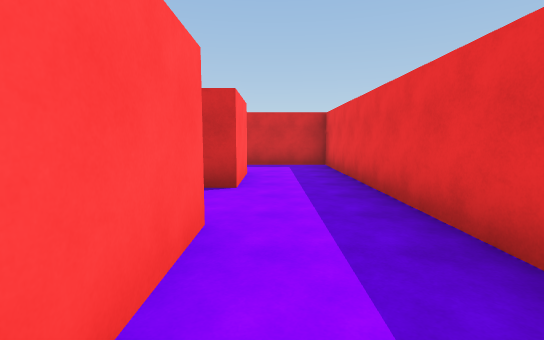
view 1 (above)

24 first-person views from a walk through a Unity game level. The camera is 1.5 m above the floor, tilts 6° down and sees 85° across. The floor is counted in squares, 2 m on a side. Each view is taken from the middle of a square. On the plan, view 1 faces up. The plan holds only what a view shows up to about 10 squares ahead; the rest is blank. The place goes on beyond the plan.

view 2
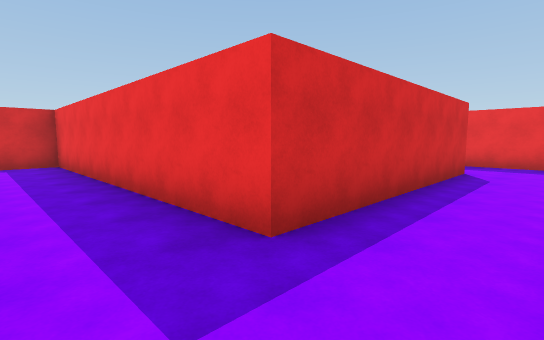

view 3
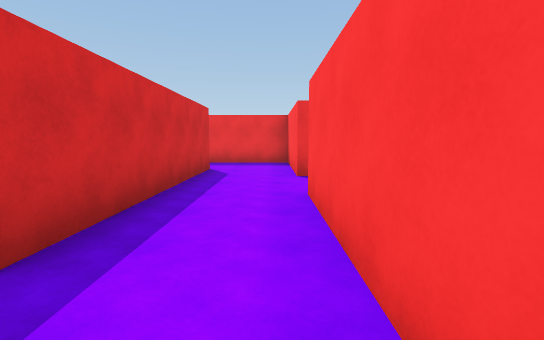

view 4
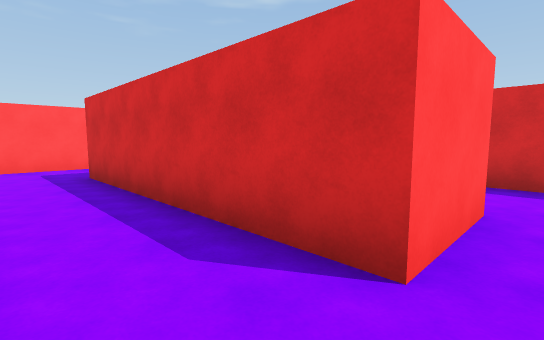

view 5
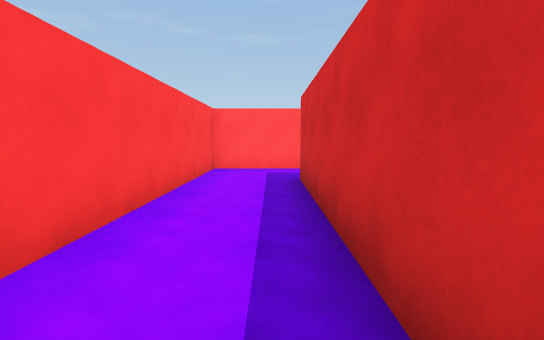

view 6
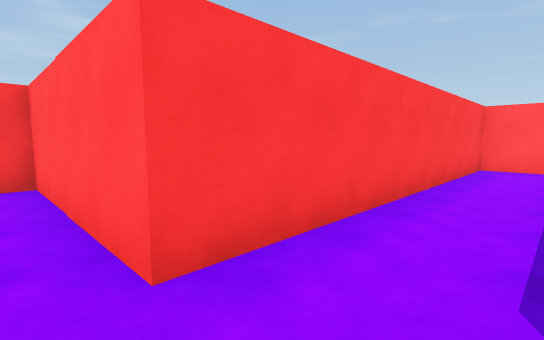

view 7
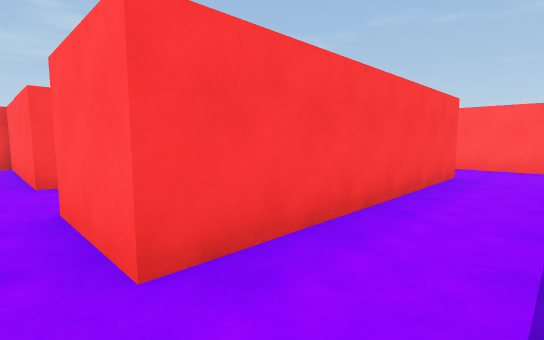

view 8
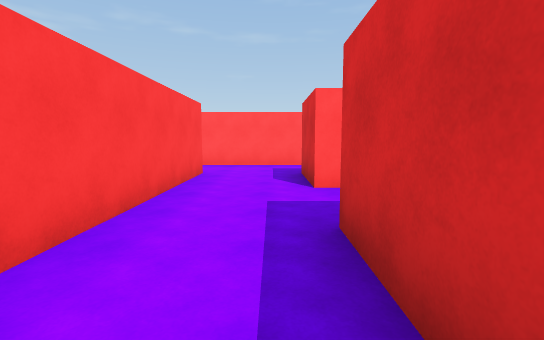

view 9
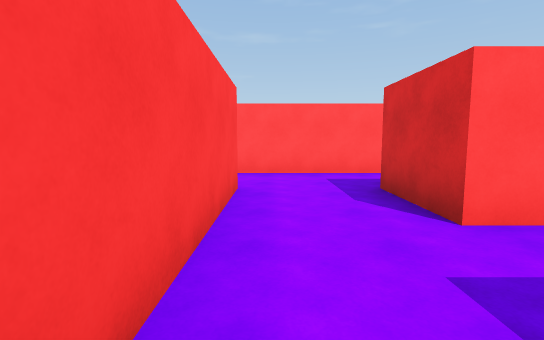

view 10
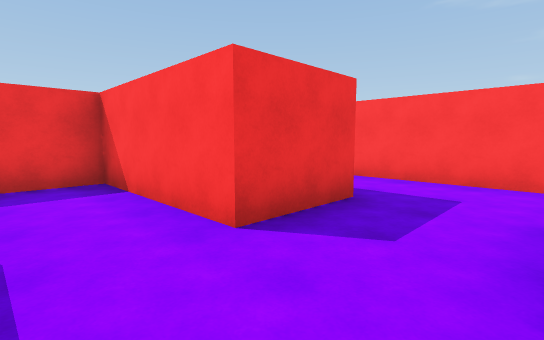

view 11
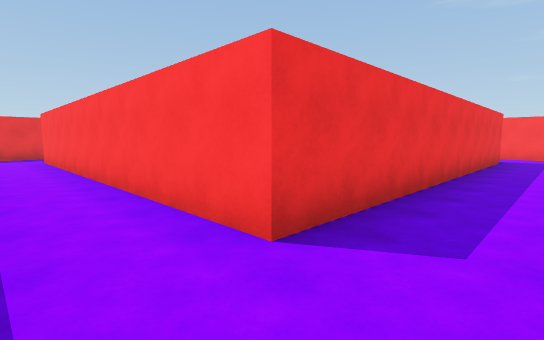

view 12
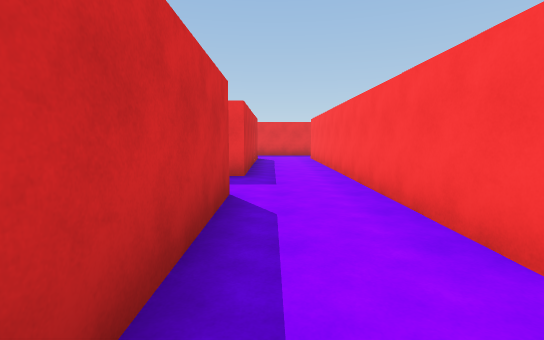

view 13
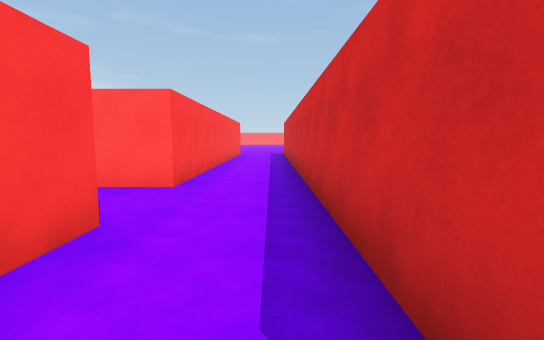

view 14
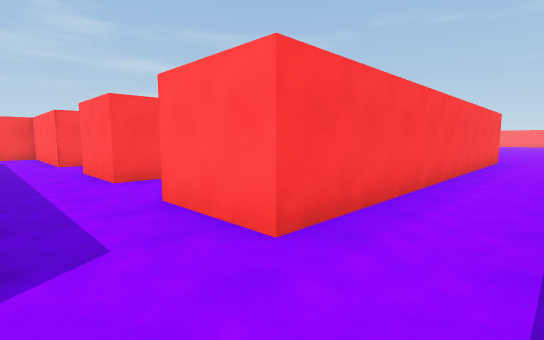

view 15
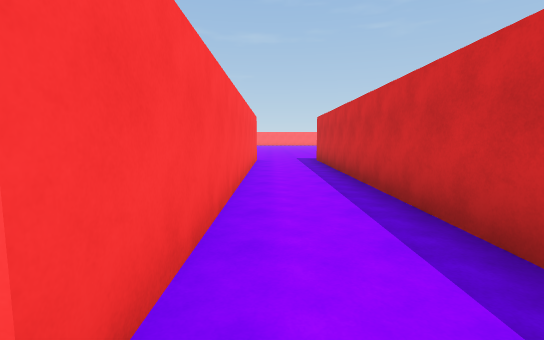

view 16
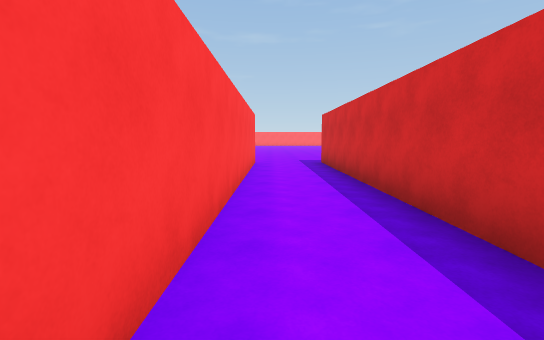

view 17
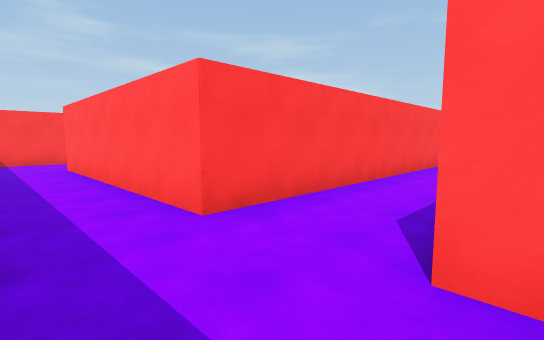

view 18
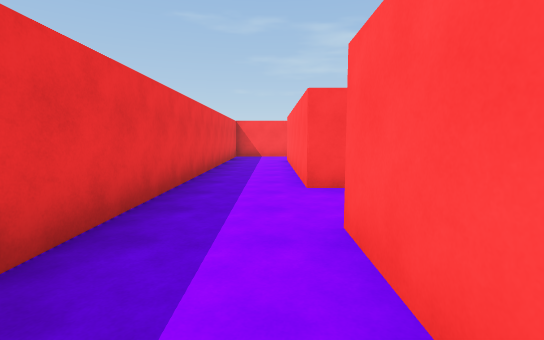

view 19
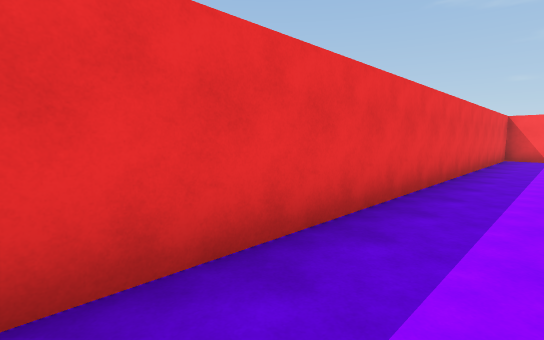

view 20
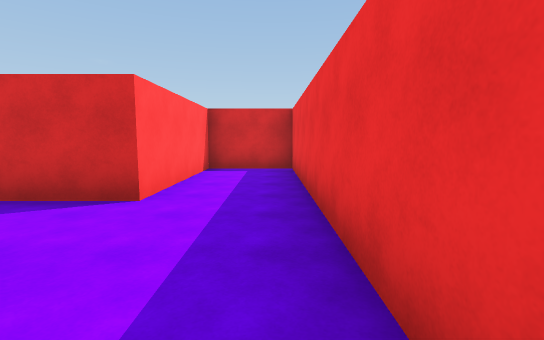

view 21
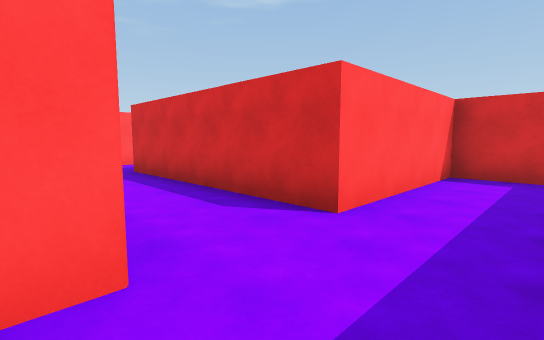

view 22
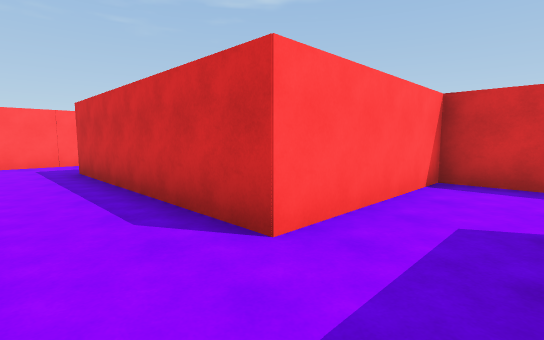

view 23
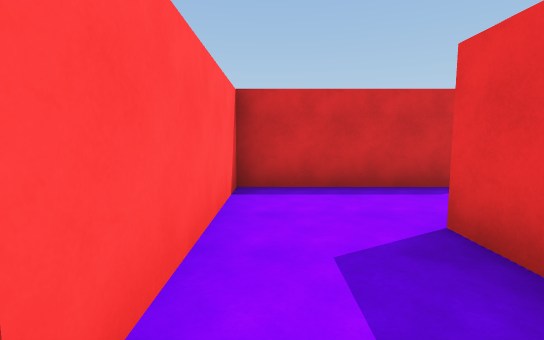

view 24
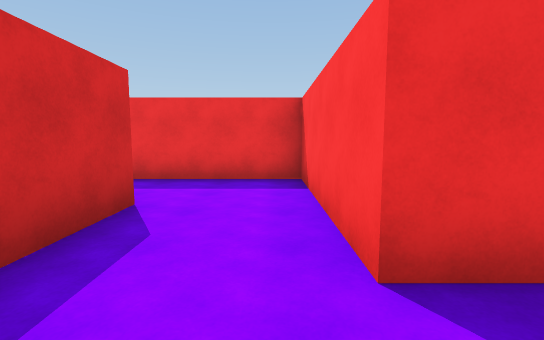

### Floor plan
Points are (right, up) in squares from view 1. A wall is a line through its corners. A room is listed if a view was taken in it or the views show most of it. See-through windows are left out.
Room 1 (views 1, 2, 3, 10)
walls: (4, -2.6) (4, -3.1); (5.9, -3.4) (5.9, -1.5) (7.6, -1.5); (7.4, 0.6) (1.6, 0.6); (-0.6, 0.5) (-0.6, -1.5) (4, -1.5)
ways out: opening at (0.5, 1.5) to room 2; opening at (5, -2.5) to room 4; opening at (6.5, -0.5) to room 5
Room 2 (views 4, 5, 6)
walls: (-0.6, 6.5) (-0.6, 4.5) (-6.5, 4.5); (1.6, 0.6) (1.6, 6.6); (-8.5, 6.5) (-8.5, 2.5) (-0.6, 2.5) (-0.6, 0.5)
ways out: opening at (0.5, 1.5) to room 1; opening at (-7.5, 5.5) to room 3; opening at (0.5, 5.5) to room 3
Room 3 (views 7, 8, 9)
walls: (-4.5, 9.4) (-4.5, 8.6) (-6.5, 8.6); (-6.5, 6.5) (-0.6, 6.5); (-8.5, 9.5) (-8.5, 6.5); (1.6, 6.6) (1.6, 8.6) (-2.5, 8.6)
ways out: opening at (-7.5, 5.5) to room 2; opening at (0.5, 5.5) to room 2
Room 4 (views 11, 12, 13, 14, 15, 16, 17, 18, 19, 20, 21)
walls: (4, -3.4) (-10.5, -3.4); (1.6, -5.5) (11.4, -5.5) (11.4, -11.5); (11, -13.6) (13.5, -13.6) (13.5, 0.6) (11.4, 0.6) (11.4, -3.4) (5.9, -3.4); (-10.5, -5.5) (-0.6, -5.5)
ways out: opening at (5, -2.5) to room 1; opening at (0.5, -6.5); opening at (10.5, -12.5)
Room 5 (views 22, 23)
walls: (7.4, 2.5) (7.4, 0.6); (7.6, -1.5) (9.5, -1.5) (9.5, 2.5)
ways out: opening at (6.5, -0.5) to room 1; opening at (8.5, 1.5) to room 6
Room 6 (view 24)
walls: (9.5, 2.5) (11.5, 2.5); (11.4, 4.5) (7.4, 4.5) (7.4, 2.5)
ways out: opening at (8.5, 1.5) to room 5; opening at (10.5, 3.5) to room 7
Room 7 (no view inside)
walls: (11.5, 2.5) (13.5, 2.5) (13.5, 4.4)
ways out: opening at (10.5, 3.5) to room 6; opening at (12.5, 5.5)

Positions as (right, up) in squares from view 1, and headings:
1: (0, 0), facing up
2: (0, -1), facing up-right
3: (0, -1), facing right
4: (0, 3), facing up-left
5: (-1, 4), facing left
6: (0, 4), facing down-left
7: (0, 8), facing down-left
8: (0, 8), facing left
9: (-2, 7), facing left
10: (4, 0), facing down-right
11: (0, -4), facing down-right
12: (0, -4), facing right
13: (4, -4), facing left
14: (1, -4), facing down-left
15: (0, -5), facing left
16: (-1, -5), facing left
17: (13, -3), facing down-left
18: (12, -1), facing down
19: (12, -1), facing down-right
20: (13, -7), facing up
21: (13, -6), facing up-left
22: (9, -1), facing up-left
23: (8, 0), facing up
24: (8, 3), facing right
